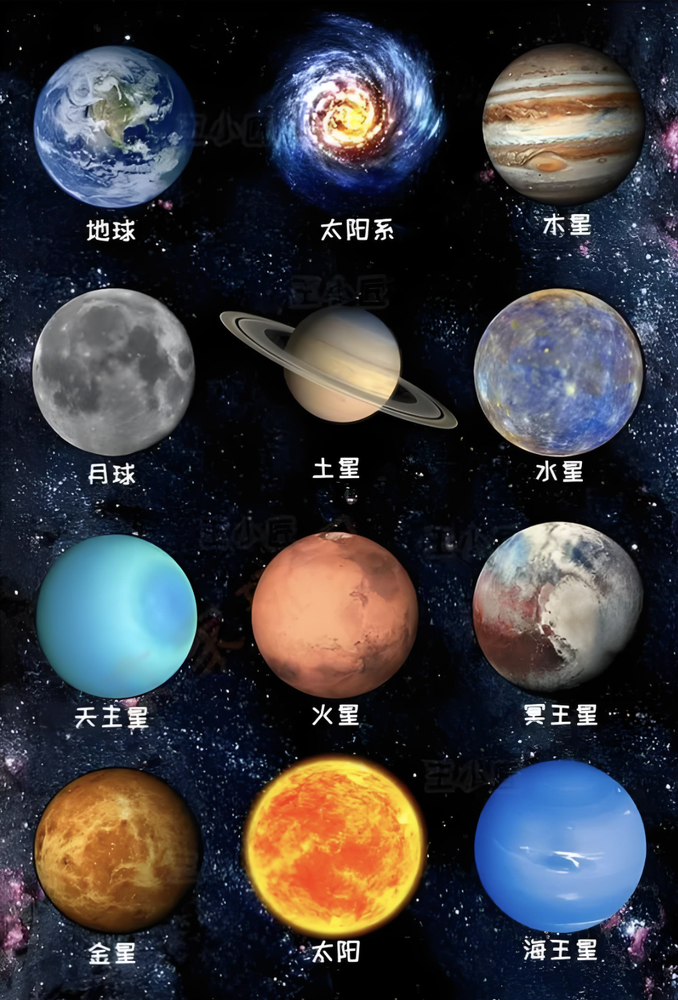
#> input picture images/stars.png, 678 x 1000 px, shrunk from 868 x 1280 before the run
$ python '33 hough transform 02 circle.py'
#> lines starting #> are read from the running program, lines starting #| are printed output that depends on the picture; after the words box and inside, x2 and y2 are one past the last pixel; in counts of white or black regions, pixels touching at a corner belong together
#!/usr/bin/env python3.12
# -*- Coding: UTF-8 -*-
# @Time     :   2025/5/9 16:28
# @Author   :   Shawn
# @Version  :   Version 0.1.0
# @File     :   33 hough transform 02 circle.py
# @Desc     :

from cv2 import (namedWindow, WINDOW_NORMAL,
                 imread, imshow,
                 cvtColor, COLOR_BGR2GRAY,
                 medianBlur,
                 HoughCircles, HOUGH_GRADIENT, circle)

from utils.helper import opencv_exit


def main() -> None:
    """ Main Function """
    WINDOW_MAIN: str = "Main"
    namedWindow(WINDOW_MAIN, WINDOW_NORMAL)

    WINDOW_BLUR: str = "Blur"
    WINDOW_HOUGH: str = "Hough"

    IMAGE: str = "images/stars.png"
    image = imread(IMAGE)
#> image is the input picture: shape (1000, 678, 3); mean B, G, R 63.2, 59.3, 60
    gray = cvtColor(image, COLOR_BGR2GRAY)
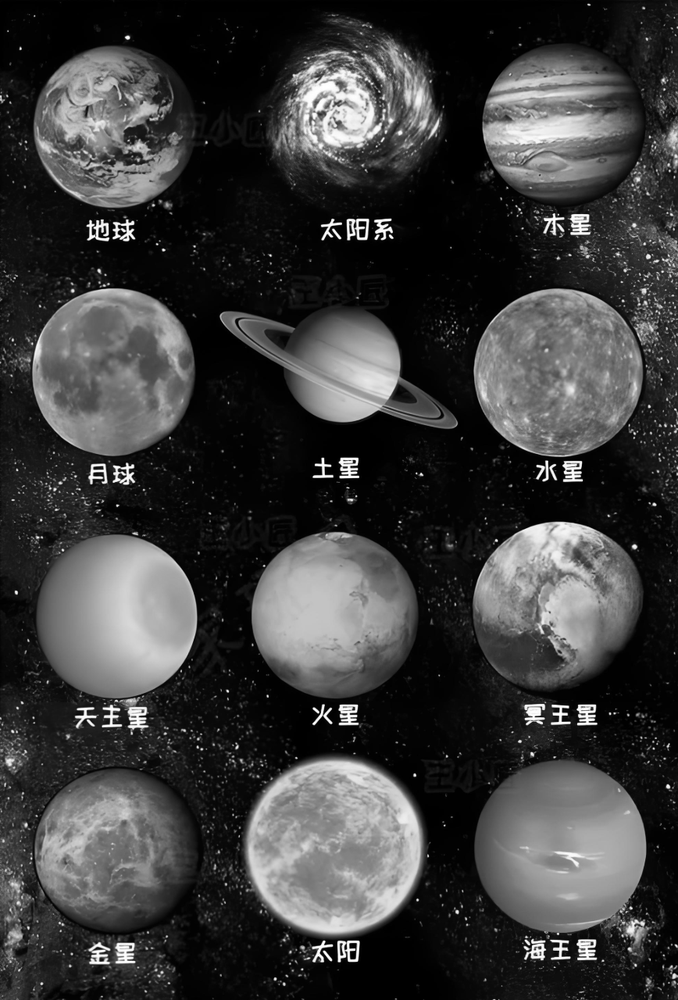
#> gray: shape (1000, 678); min 0, max 255, mean 60

    if image is None:
        print("Failed to load image from path. Please check the path.")
    else:
        print(f"The type of image is {type(gray)}")
#| The type of image is <class 'numpy.ndarray'>
        print(f"The shape of image is {gray.shape}")
#| The shape of image is (1000, 678)
        print(f"The dtype of image is {gray.dtype}")
#| The dtype of image is uint8
        print(f"The pixel size of image is {gray.size}")
#| The pixel size of image is 678000
        imshow(WINDOW_MAIN, gray)

        # Filter the noise of the image with media blur
        blur = medianBlur(gray, 5)
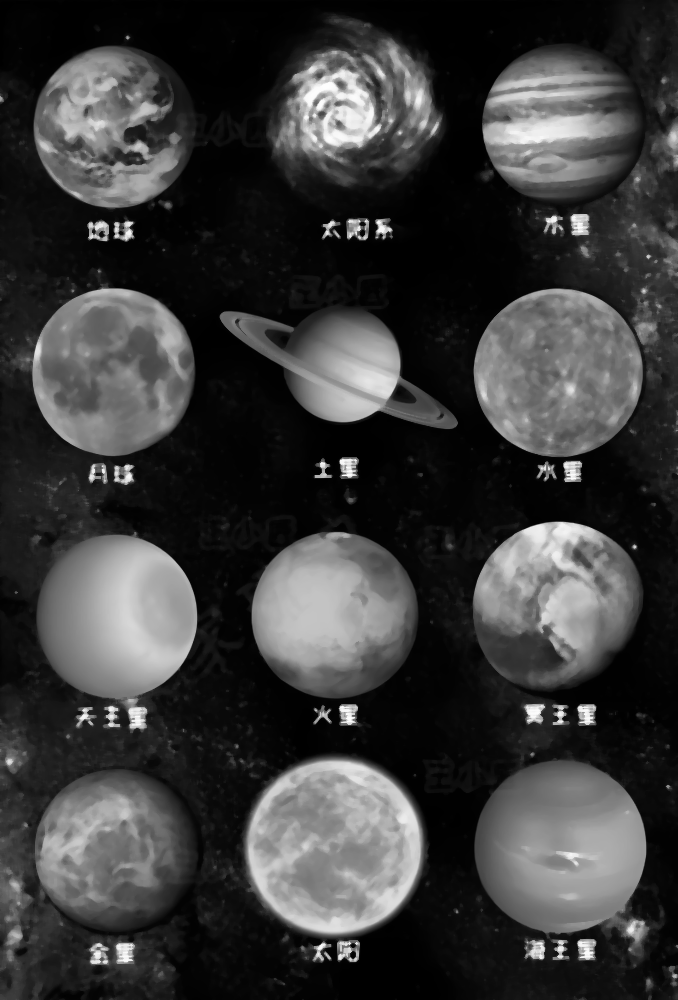
#> blur: shape (1000, 678); min 0, max 255, mean 58.5
        imshow(WINDOW_BLUR, blur)

        # Detect the circles of the image with the Hough Transform
        stars = HoughCircles(
            blur,
            HOUGH_GRADIENT,
            1.2,  # The accuracy of the centre location
            100,  # min distance between circles
            param1=100,  # max threshold of the Canny-edge detector
            param2=50,  # += threshold
            minRadius=60,  # min radius of the circle
            maxRadius=130,  # max radius of the circle
        )
#> stars = [[334.2, 615, 82.8], [561, 846.6, 87], [112.2, 371.4, 83.64], [115.8, 850.2, 81.72], [334.2, 845.4, 87.6], [559.8, 609, 87.96], [558.6, 371.4, 84.24], [113.4, 126.6, 81], [115.8, 618.6, 79.8], [564.6, 125.4, 82.32], [358.2, 95.4, 64.44], [342.6, 360.6, 61.08]]
        if stars is None:
            print("No circles were found.")
        else:
            for index in stars[0, :]:
                center = (int(index[0]), int(index[1]))
                radius = int(index[2])
                green: tuple[int, int, int] = (0, 255, 0)
                thinness: int = 4
                # Draw the circles
                circle(image, center, radius, green, thinness)
                # Draw the centres of the circles
                radius_pixel: int = 8
                thinness_solid: int = -1
                red: tuple[int, int, int] = (0, 0, 255)
                circle(image, center, radius_pixel, red, thinness_solid)
#> this loop made 12 passes
#> (index, center, radius) on passes 1 to 12: ([334.2, 615, 82.8], (334, 615), 82), ([561, 846.6, 87], (561, 846), 87), ([112.2, 371.4, 83.64], (112, 371), 83), ([115.8, 850.2, 81.72], (115, 850), 81), ([334.2, 845.4, 87.6], (334, 845), 87), ([559.8, 609, 87.96], (559, 609), 87), ([558.6, 371.4, 84.24], (558, 371), 84), ([113.4, 126.6, 81], (113, 126), 81), ([115.8, 618.6, 79.8], (115, 618), 79), ([564.6, 125.4, 82.32], (564, 125), 82), ([358.2, 95.4, 64.44], (358, 95), 64), ([342.6, 360.6, 61.08], (342, 360), 61)
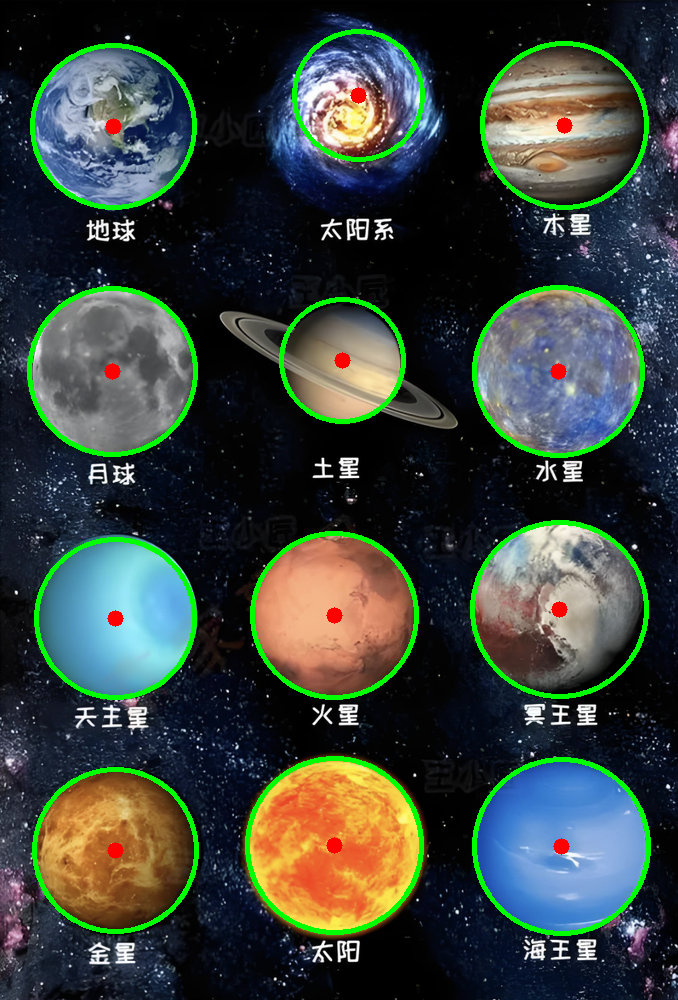
#> image: shape (1000, 678, 3); 4.75% of pixels changed, all inside (x1, y1, x2, y2) = (27, 29, 651, 936)

        imshow(WINDOW_HOUGH, image)

    opencv_exit()
#> (this line was passed over: utils is not available in this run)


if __name__ == "__main__":
    main()
